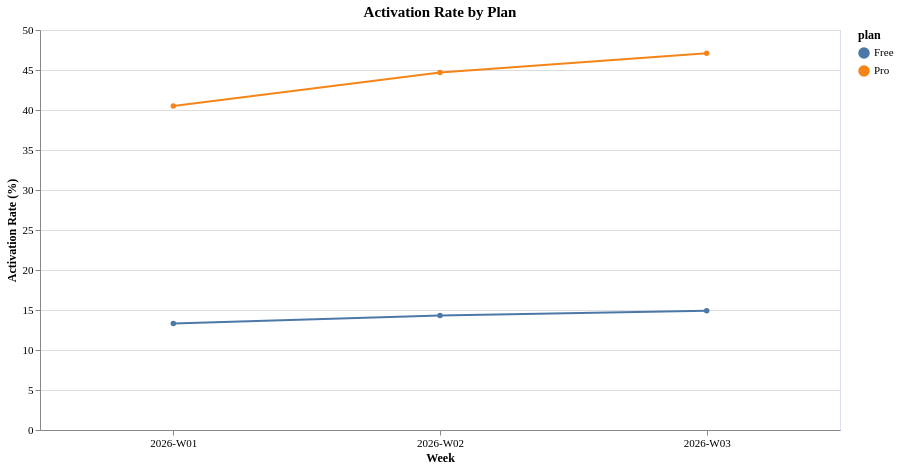

Here is the Vega-Lite specification saved for this chart:
### Vega-Lite specification from a JSON file in a GitHub repository (floating-point values rounded to 4 significant figures)
{"config": {"view": {"continuousWidth": 300, "continuousHeight": 300, "stroke": "#d9e2ec"}, "axis": {"labelAngle": 0, "labelFontSize": 11, "titleFontSize": 12, "titleFontWeight": 600, "labelFont": "Hanken Grotesk", "titleFont": "Hanken Grotesk"}, "legend": {"labelFontSize": 11, "titleFontSize": 12, "titleFontWeight": 600, "labelFont": "Hanken Grotesk", "titleFont": "Hanken Grotesk"}, "title": {"fontSize": 15, "fontWeight": 600, "subtitleFontSize": 12, "subtitleFontWeight": 400, "font": "Hanken Grotesk", "subtitleFont": "Hanken Grotesk"}}, "data": {"name": "data-4838a85ea8d0b320195c90c32dba4758"}, "mark": {"type": "line", "point": true}, "encoding": {"color": {"field": "plan", "type": "nominal"}, "opacity": {"condition": {"param": "param_029f6f27ab98f4cc", "value": 1}, "value": 0.2}, "tooltip": [{"field": "week", "type": "nominal"}, {"field": "activation_rate", "type": "quantitative"}, {"field": "plan", "type": "nominal"}], "x": {"axis": {"labelAngle": 0}, "field": "week", "title": "Week", "type": "nominal"}, "y": {"field": "activation_rate", "title": "Activation Rate (%)", "type": "quantitative"}}, "height": 400, "params": [{"name": "param_029f6f27ab98f4cc", "select": {"type": "point", "fields": ["plan"]}, "bind": "legend"}], "title": "Activation Rate by Plan", "width": 800, "$schema": "https://vega.github.io/schema/vega-lite/v6.4.1.json", "datasets": {"data-4838a85ea8d0b320195c90c32dba4758": [{"week": "2026-W01", "plan": "Pro", "activation_rate": 40.5}, {"week": "2026-W03", "plan": "Pro", "activation_rate": 47.1}, {"week": "2026-W01", "plan": "Free", "activation_rate": 13.3}, {"week": "2026-W03", "plan": "Free", "activation_rate": 14.9}, {"week": "2026-W02", "plan": "Free", "activation_rate": 14.3}, {"week": "2026-W02", "plan": "Pro", "activation_rate": 44.7}]}}
